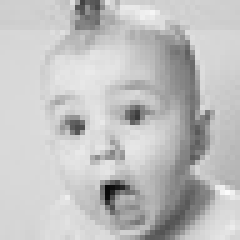
#> input picture mock-data/Surprise_1359028.jpg, 48 x 48 px, found by its file name (shown 5 times larger)
$ jupyter execute Superpixel_SLIC.ipynb
#> lines starting #> are read from the running program, lines starting #| are printed output that depends on the picture; after the words box and inside, x2 and y2 are one past the last pixel; in counts of white or black regions, pixels touching at a corner belong together
[cell 1]
import cv2
import numpy as np
import matplotlib.pyplot as plt

# 1) Đọc ảnh
# img_bgr = cv2.imread("./mock-data/crop_0_200_180_480.png")
img_bgr = cv2.imread("./mock-data/Surprise_1359028.jpg")
#> img_bgr is the input picture: shape (48, 48, 3); min 8, max 251, mean 192.3
if img_bgr is None:
    raise ValueError("Khong doc duoc anh")

h, w = img_bgr.shape[:2]
#> h = 48; w = 48
K = 25

# 2) Suy ra region_size từ K
region_size = max(4, int(np.sqrt((h * w) / K)))
#> region_size = 9

# 3) Tạo SLIC (SLICO thường ổn định hơn)
slic = cv2.ximgproc.createSuperpixelSLIC(
    image=img_bgr,
    algorithm=cv2.ximgproc.SLICO,   # hoac cv2.ximgproc.SLIC
    region_size=region_size,
    ruler=10.0
)

# 4) Chạy lặp và hậu xử lý
slic.iterate(10)
slic.enforceLabelConnectivity(min_element_size=25)

labels = slic.getLabels()
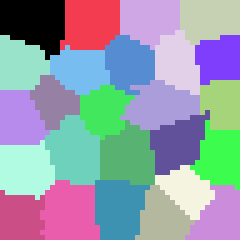
#> labels: shape (48, 48) int32 (shown 5 times larger); 25 distinct labels, from 0 to 24; one colour per label, 0 black
k_real = slic.getNumberOfSuperpixels()
#> k_real = 25
print("So superpixel thuc te:", k_real)
#| So superpixel thuc te: 25

# 5) Vẽ biên superpixel
contour_mask = slic.getLabelContourMask(thick_line=True)
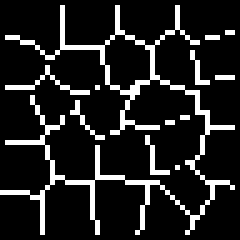
#> contour_mask: shape (48, 48) (shown 5 times larger); 13.5% white in thin lines or dots
vis = img_bgr.copy()
vis[contour_mask == 255] = (0, 0, 255)  # do trong BGR
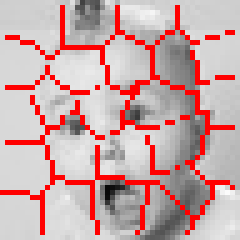
#> vis: shape (48, 48, 3) (shown 5 times larger); 13.45% of pixels changed, all inside (x1, y1, x2, y2) = (0, 1, 47, 47)

# 6) Hiển thị
plt.figure(figsize=(8, 8))
plt.imshow(cv2.cvtColor(vis, cv2.COLOR_BGR2RGB))
plt.title(f"SLIC target K={K}, actual={k_real}, region_size={region_size}")
plt.axis("off")
plt.show()
